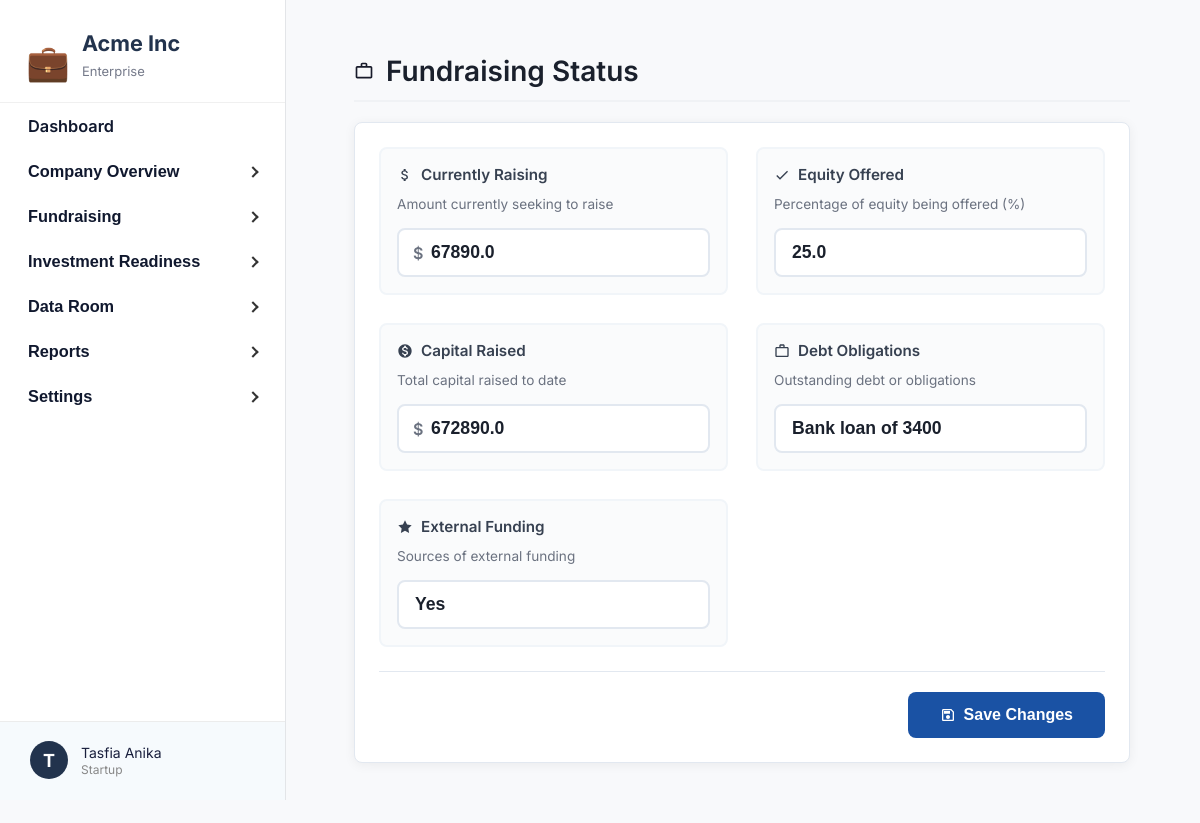
Screenshot of /api/startup/fundraising-status/ (signed in) with the database file from the repository.
### core/models.py (models this page shows, shortened)
class StartupProfile(models.Model):
    user = models.OneToOneField(User, on_delete=models.CASCADE, related_name='startup_profile')
    startup_name = models.CharField(max_length=150)
    role = models.CharField(max_length=100)
    email = models.EmailField()
    website = models.CharField(max_length=255)
    heard_about = models.CharField(max_length=50)
    description = models.TextField()
    audience = models.TextField()
    tech_component = models.TextField()
    your_edge = models.TextField()
    pitch_deck_url = models.CharField(max_length=255)
    startup_stage = models.CharField(max_length=50)
    problem = models.TextField()
    solution = models.TextField()
    market_research = models.CharField(max_length=20)
    business_model_mind = models.CharField(max_length=50)
    working_time = models.CharField(max_length=50)
    cofounder = models.CharField(max_length=20)
    support_needed = models.TextField()
    has_mvp = models.CharField(max_length=10)
    tested_with_customers = models.CharField(max_length=10)
    funding_source = models.CharField(max_length=100)
    early_users = models.CharField(max_length=10)
    generated_revenue = models.CharField(max_length=20)
    stage3_challenges = models.TextField()
    stage3_support = models.TextField()
    business_model = models.TextField()
    paying_customers = models.CharField(max_length=50)
    annual_revenue_4 = models.CharField(max_length=50)
    external_funding = models.CharField(max_length=50)
    acquisition_strategies = models.TextField()
    team_size = models.CharField(max_length=50)
    stage4_challenges = models.TextField()
    stage4_support = models.TextField()
    annual_revenue_5 = models.CharField(max_length=50)
    active_customers_5 = models.CharField(max_length=50)
    markets_operating = models.CharField(max_length=100)
    expansion_plans = models.TextField()
    stage5_challenges = models.TextField()
    is_approved = models.BooleanField(default=False)
    is_onboarded = models.BooleanField(default=False)
    complete_profile_submitted = models.BooleanField(default=False)
    submitted_at = models.DateTimeField(auto_now_add=True)
    arr = models.FloatField(
        null=True, blank=True, verbose_name="Annual Recurring Revenue (ARR)"
    )
    arpu = models.FloatField(
        null=True, blank=True, verbose_name="Average Revenue Per User (ARPU)"
    )
    monthly_burn = models.FloatField(null=True, blank=True)
    cash_balance = models.FloatField(null=True, blank=True)
    ltv_cac_ratio = models.FloatField(null=True, blank=True)
    operating_expenses = models.FloatField(null=True, blank=True)
    debt_obligations = models.TextField(null=True, blank=True)
    capital_raised = models.FloatField(null=True, blank=True)
    currently_raising = models.FloatField(null=True, blank=True)
    equity_offered = models.FloatField(null=True, blank=True)
    financial_forecast = models.FileField(
        upload_to='financial_forecasts/', null=True, blank=True
    )

### core/views.py (the view)
# urls.py: path('startup/fundraising-status/', startup_fundraising_status, name='startup_fundraising_status'),
@login_required
def startup_fundraising_status(request):
    profile = request.user.startup_profile
    if request.headers.get("HX-Request") == "true":
        return render(request, "startup_partials/startup_fundraising_status_partial.html", {"profile": profile})
    else:
        return render(request, "startup_fundraising_status.html", {"profile": profile})

### core/templates/startup_fundraising_status.html (shortened to what this page needs)
{% extends "startup_base.html" %}
{% load humanize %}
{% block content %}
<div class="financial-container">
    <div class="page-header">
        <svg class="icon" viewBox="0 0 24 24">
            <path d="M14 6V4h-4v2h4zM4 8v11h16V8H4zm16-2c1.11 0 2 .89 2 2v11c0 1.11-.89 2-2 2H4c-1.11 0-2-.89-2-2l.01-11c0-1.11.88-2 1.99-2h4V4c0-1.11.89-2 2-2h4c1.11 0 2 .89 2 2v2h4z"/>
        </svg>
        <h1 class="page-title">Fundraising Status</h1>
    </div>
    <div class="metrics-card">
        <form method="POST" action="{% url 'startup_edit_fundraising_status' %}" id="fundraisingForm">
            <div class="metrics-grid">
                <div class="metric-item">
                    <div class="metric-label">
                        Currently Raising
                    </div>
                    <div class="metric-description">Amount currently seeking to raise</div>
                    <div class="currency-input">
                        <span class="currency-symbol">$</span>
                        <input type="number" name="currently_raising" value="{{ profile.currently_raising|default_if_none:'' }}" step="0.01" class="form-input" placeholder="0.00">
                    </div>
                </div>
                <div class="metric-item">
                    <div class="metric-label">
                        <svg class="icon-small" viewBox="0 0 24 24">
                            <path d="M9 16.17L4.83 12l-1.42 1.41L9 19 21 7l-1.41-1.41z"/>
                        </svg>
                        Equity Offered
                    </div>
                    <div class="metric-description">Percentage of equity being offered (%)</div>
                    <input type="number" name="equity_offered" value="{{ profile.equity_offered|default_if_none:'' }}" step="0.01" class="form-input" placeholder="0.0">
                </div>
                <div class="metric-item">
                    <div class="metric-label">
                        Capital Raised
                    </div>
                    <div class="metric-description">Total capital raised to date</div>
                    <div class="currency-input">
                        <span class="currency-symbol">$</span>
                        <input type="number" name="capital_raised" value="{{ profile.capital_raised|default_if_none:'' }}" step="0.01" class="form-input" placeholder="0.00">
                    </div>
                </div>
                <div class="metric-item">
                    <div class="metric-label">
                        <svg class="icon-small" viewBox="0 0 24 24">
                            <path d="M14 6V4h-4v2h4zM4 8v11h16V8H4zm16-2c1.11 0 2 .89 2 2v11c0 1.11-.89 2-2 2H4c-1.11 0-2-.89-2-2l.01-11c0-1.11.88-2 1.99-2h4V4c0-1.11.89-2 2-2h4c1.11 0 2 .89 2 2v2h4z"/>
                        </svg>
                        Debt Obligations
                    </div>
                    <div class="metric-description">Outstanding debt or obligations</div>
                    <input type="text" name="debt_obligations" value="{{ profile.debt_obligations|default_if_none:'' }}" class="form-input" placeholder="Enter debt obligations">
                </div>
                <div class="metric-item">
                    <div class="metric-label">
                        <svg class="icon-small" viewBox="0 0 24 24">
                            <path d="M12 2l3.09 6.26L22 9.27l-5 4.87 1.18 6.88L12 17.77l-6.18 3.25L7 14.14 2 9.27l6.91-1.01L12 2z"/>
                        </svg>
                        External Funding
                    </div>
                    <div class="metric-description">Sources of external funding</div>
                    <input type="text" name="external_funding" value="{{ profile.external_funding|default_if_none:'' }}" class="form-input" placeholder="Enter funding sources">
                </div>
            </div>
            <div class="form-actions">
                <button type="submit" class="btn-primary" id="saveBtn">
                    <svg class="icon-small" viewBox="0 0 24 24">
                        <path d="M17 3H5c-1.1 0-2 .9-2 2v14c0 1.1.9 2 2 2h14c1.1 0 2-.9 2-2V7l-4-4zm2 16H5V5h11.17L19 7.83V19zm-7-7c-1.66 0-3 1.34-3 3s1.34 3 3 3 3-1.34 3-3-1.34-3-3-3zM6 6h9v4H6z"/>
                    </svg>
                    Save Changes
                </button>
            </div>
        </form>
    </div>
</div>
{% endblock %}

### core/templates/startup_base.html (shortened to what this page needs)
{% load static %}
<!DOCTYPE html>
<html lang="en">
<head>
</head>
<body>
<div class="layout">
    <nav class="sidebar">
        <div class="logo-box">
            <span class="logo-icon">&#128188;</span>
            <div>
                <div class="sidebar-title">Acme Inc</div>
                <div class="sidebar-subtitle">Enterprise</div>
            </div>
        </div>
        <div class="sidebar-content">
            <ul class="sidebar-nav">
                <li>
                    <a href="{% url 'startup_dashboard' %}" class="sidebar-link {% if section == 'dashboard' %}active{% endif %}">Dashboard</a>
                </li>
                <li>
                    <button class="sidebar-toggle {% if section == 'company' %}active{% endif %}" aria-expanded="false" type="button">
                        Company Overview
                        <span class="arrow"></span>
                    </button>
                </li>
                <li>
                    <button class="sidebar-toggle" aria-expanded="false" type="button">
                        Fundraising
                        <span class="arrow"></span>
                    </button>
                </li>
                <li>
                    <button class="sidebar-toggle" aria-expanded="false" type="button">
                        Investment Readiness
                        <span class="arrow"></span>
                    </button>
                </li>
                <li>
                    <button class="sidebar-toggle" aria-expanded="false" type="button">
                        Data Room
                        <span class="arrow"></span>
                    </button>
                </li>
                <li>
                    <button class="sidebar-toggle" aria-expanded="false" type="button">
                        Reports
                        <span class="arrow"></span>
                    </button>
                </li>
                <li>
                    <button class="sidebar-toggle" aria-expanded="false" type="button">
                        Settings
                        <span class="arrow"></span>
                    </button>
                </li>
            </ul>
        </div>
        <div class="sidebar-footer" id="sidebar-footer">
            <div class="sidebar-footer-circle">{{ request.user.first_name|default:"N"|slice:":1" }}</div>
            <div class="sidebar-footer-details">
                <span>{{ request.user.get_full_name|default:request.user.username }}</span>
                <small>Startup</small>
            </div>
        </div>
    </nav>
    <div id="main-content" class="main-content">
        {% block content %}{% endblock %}
    </div>
</div>
</body>
</html>

### core/templates/startup_base.html (style rules this page uses)
html, body { height: 100%; margin: 0; }
body { font-family: 'Inter', sans-serif; background: #f8f9fb; color: #181b2a; height: 100vh; }
.layout { display: flex; min-height: 100vh; }
.sidebar { width: 285px; background: #fff; border-right: 1.5px solid #e3e5e8; padding: 0; position: relative; display: flex; flex-direction: column; height: 100vh; }
.sidebar .logo-box { padding: 30px 26px 8px 26px; display: flex; align-items: center; gap: 12px; flex-shrink: 0; background: #fff; border-bottom: 1px solid #f0f0f0; }
.sidebar-content { flex: 1; overflow-y: auto; padding-bottom: 80px; }
.sidebar .logo-icon { font-size: 2.2rem; color: #22284b; }
.sidebar-title { font-weight: 700; font-size: 1.35rem; color: #22334d; margin-bottom: 7px; }
.sidebar-subtitle { font-size: 13px; color: #757a8a; margin-bottom: 15px; }
.sidebar-nav { padding: 0; margin: 0 0 30px 0; list-style: none; }
.sidebar-link, .sidebar-toggle { display: flex; align-items: center; gap: 8px; padding: 13px 28px; color: #10182e; text-decoration: none; font-weight: 600; font-size: 1.02rem; border: none; background: none; cursor: pointer; width: 100%; outline: none; transition: all 0.2s cubic-bezier(0.4, 0, 0.2, 1); border-radius: 0 16px 16px 0; margin-right: 4px; position: relative; }
.sidebar-toggle .arrow { margin-left: auto; transition: transform 0.3s cubic-bezier(0.4, 0, 0.2, 1); }
.sidebar-footer { position: absolute; left: 0; bottom: 0; width: 100%; padding: 19px 24px 21px 30px; border-top: 1px solid #ececec; background: #f6fafd; display: flex; align-items: center; gap: 13px; cursor: pointer; z-index: 10; box-sizing: border-box; transition: all 0.2s cubic-bezier(0.4, 0, 0.2, 1); }
.sidebar-footer-circle { width: 38px; height: 38px; border-radius: 50%; background: #22334d; color: #fff; display: flex; align-items: center; justify-content: center; font-size: 18px; font-weight: 700; transition: all 0.2s cubic-bezier(0.4, 0, 0.2, 1); }
.sidebar-footer-details { display: flex; flex-direction: column; gap: 1px; }
.sidebar-footer-details span { font-size: 14px; color: #191f3d; transition: color 0.2s cubic-bezier(0.4, 0, 0.2, 1); }
.sidebar-footer-details small { font-size: 12px; color: #888; transition: color 0.2s cubic-bezier(0.4, 0, 0.2, 1); }
.main-content { flex: 1; padding: 38px 54px 44px 52px; }
.arrow { display: inline-block; width: 6px; height: 6px; border-top: 2px solid #333; border-right: 2px solid #333; transform: rotate(45deg); margin-left: auto; transition: transform 0.3s cubic-bezier(0.4, 0, 0.2, 1); }

### rows the page displays
StartupProfile: currently_raising "67890.0", equity_offered "25.0", capital_raised "672890.0", debt_obligations "Bank loan of 3400", external_funding "Yes"

### other values shown
{{ request.user.first_name|default:"N"|slice:":1" }} "T"
{{ request.user.get_full_name|default:request.user.username }} "Tasfia Anika"
